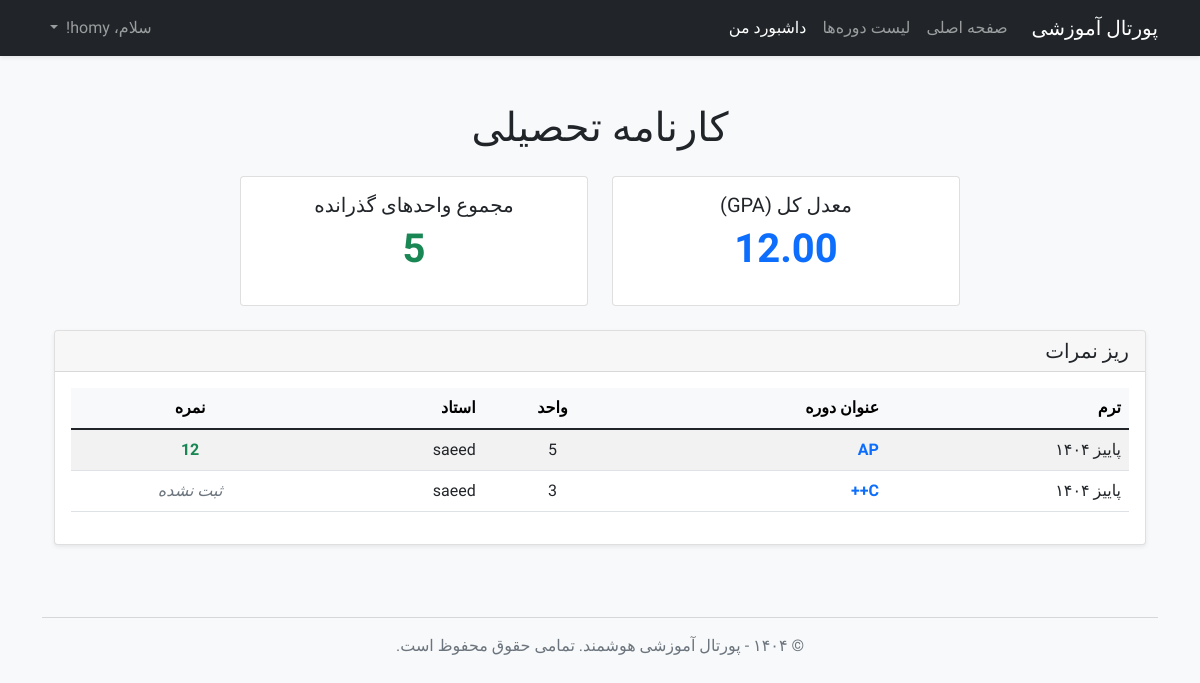
Before: /transcript (signed in) with the older database file.
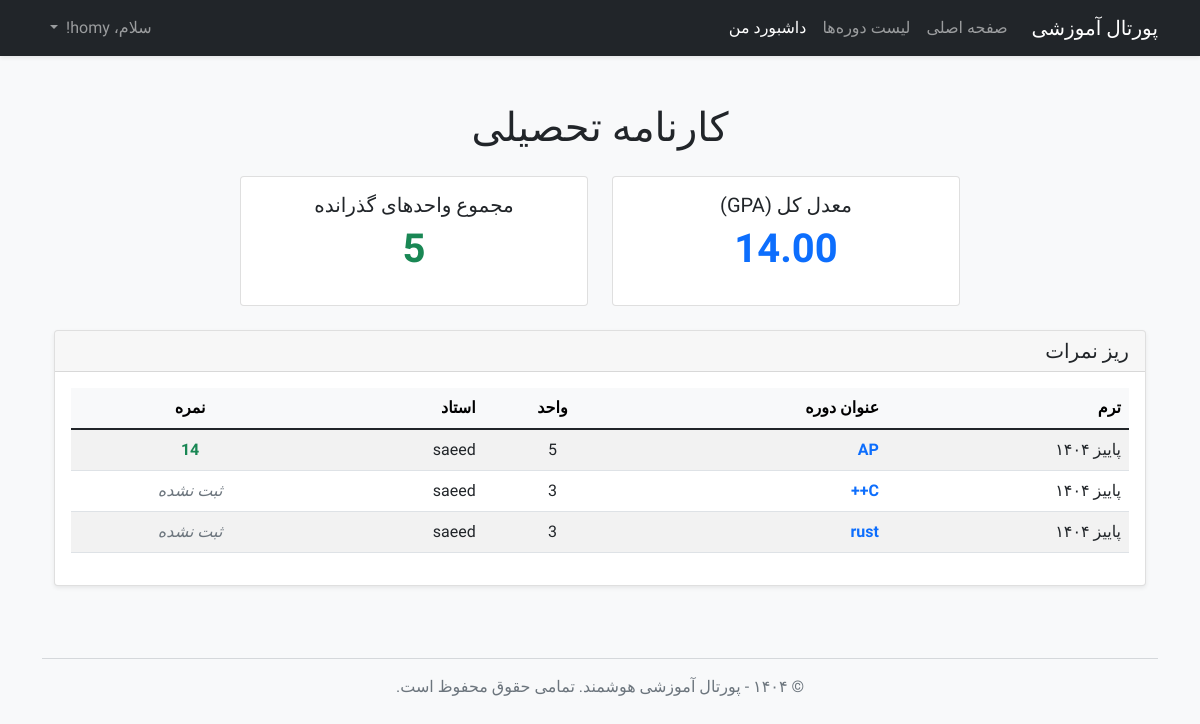
After: the same page with the newer database file.
### app/models.py (models this page shows, shortened)
class Enrollment(db.Model):
    id = db.Column(db.Integer, primary_key=True)
    user_id = db.Column(db.Integer, db.ForeignKey('user.id'))
    course_id = db.Column(db.Integer, db.ForeignKey('course.id'))
    status = db.Column(db.String(20), default='enrolled', nullable=False)
    grade = db.Column(db.Integer, nullable=True)

class Term(db.Model):
    id = db.Column(db.Integer, primary_key=True)
    name = db.Column(db.String(140), nullable=False, unique=True)
    is_active = db.Column(db.Boolean, default=False, nullable=False)
    courses = db.relationship('Course', backref='term', lazy='dynamic')

class Course(db.Model):
    id = db.Column(db.Integer, primary_key=True)
    title = db.Column(db.String(140), nullable=False)
    description = db.Column(db.Text)
    credits = db.Column(db.Integer, nullable=False, default=3)
    day_of_week = db.Column(db.String(20), nullable=False)
    start_time = db.Column(db.Time, nullable=False)
    end_time = db.Column(db.Time, nullable=False)
    capacity = db.Column(db.Integer, default=20)
    instructor_id = db.Column(db.Integer, db.ForeignKey('user.id'))
    term_id = db.Column(db.Integer, db.ForeignKey('term.id'), nullable=False)
    enrollments = db.relationship('Enrollment', backref='course', lazy='dynamic', foreign_keys='Enrollment.course_id')
    prereqs = db.relationship(
        'Course', secondary=prerequisites,
        primaryjoin=(prerequisites.c.course_id == id),
        secondaryjoin=(prerequisites.c.prerequisite_id == id),
        backref=db.backref('is_prereq_for', lazy='dynamic'),
        lazy='dynamic'
    )

class User(UserMixin, db.Model):
    id = db.Column(db.Integer, primary_key=True)
    username = db.Column(db.String(64), index=True, unique=True, nullable=False)
    email = db.Column(db.String(120), index=True, unique=True, nullable=False)
    password_hash = db.Column(db.String(128))
    role = db.Column(db.String(20), nullable=False, default='student')
    enrollments = db.relationship('Enrollment', backref='student', lazy='dynamic', foreign_keys='Enrollment.user_id')
    taught_courses = db.relationship('Course', backref='instructor', lazy='dynamic',
                                     foreign_keys='Course.instructor_id')

### app/routes.py (the view)
@app.route('/transcript')
@login_required
def transcript():
    if current_user.role != 'student':
        abort(403)
    student_enrollments = Enrollment.query.filter_by(user_id=current_user.id).join(Course).join(Term).order_by(Term.name.desc(), Course.title).all()
    total_grade_points, total_credits, gpa = 0, 0, 0.0
    for enrollment in student_enrollments:
        if enrollment.grade is not None and enrollment.course.credits is not None:
            total_grade_points += enrollment.grade * enrollment.course.credits
            total_credits += enrollment.course.credits
    if total_credits > 0:
        gpa = total_grade_points / total_credits
    return render_template('transcript.html', title='کارنامه تحصیلی', enrollments=student_enrollments, total_credits=total_credits, gpa=gpa)

### app/models.py (called while the page is built)
@login.user_loader
def load_user(id):
    return User.query.get(int(id))

### app/templates/transcript.html
{% extends "base.html" %}
{% block content %}
<div class="container py-4">
    <h1 class="mb-4 text-center">کارنامه تحصیلی</h1>
    <div class="row justify-content-center mb-4 text-center">
        <div class="col-md-4">
            <div class="card">
                <div class="card-body">
                    <h5 class="card-title">معدل کل (GPA)</h5>
                    <p class="display-6 fw-bold text-primary">{{ "%.2f"|format(gpa) }}</p>
                </div>
            </div>
        </div>
        <div class="col-md-4">
            <div class="card">
                <div class="card-body">
                    <h5 class="card-title">مجموع واحدهای گذرانده</h5>
                    <p class="display-6 fw-bold text-success">{{ total_credits }}</p>
                </div>
            </div>
        </div>
    </div>
    <div class="card shadow-sm">
        <div class="card-header">
            <h5 class="mb-0">ریز نمرات</h5>
        </div>
        <div class="card-body">
            <div class="table-responsive">
                <table class="table table-striped table-hover">
                    <thead class="table-light">
                        <tr>
                            <th>ترم</th>
                            <th>عنوان دوره</th>
                            <th class="text-center">واحد</th>
                            <th>استاد</th>
                            <th class="text-center">نمره</th>
                        </tr>
                    </thead>
                    <tbody>
                        {% for enrollment in enrollments %}
                        <tr>
                            <td>{{ enrollment.course.term.name }}</td>
                            <td>
                                <a href="{{ url_for('course_detail', course_id=enrollment.course.id) }}" class="text-decoration-none fw-bold">
                                    {{ enrollment.course.title }}
                                </a>
                            </td>
                            <td class="text-center">{{ enrollment.course.credits }}</td>
                            <td>{{ enrollment.course.instructor.username }}</td>
                            <td class="text-center">
                                {% if enrollment.grade is not none %}
                                    <span class="fw-bold {% if enrollment.grade >= 10 %}text-success{% else %}text-danger{% endif %}">
                                        {{ enrollment.grade }}
                                    </span>
                                {% else %}
                                    <span class="text-muted fst-italic">ثبت نشده</span>
                                {% endif %}
                            </td>
                        </tr>
                        {% else %}
                        <tr>
                            <td colspan="5" class="text-center text-muted py-4">هیچ دوره‌ای برای نمایش وجود ندارد.</td>
                        </tr>
                        {% endfor %}
                    </tbody>
                </table>
            </div>
        </div>
    </div>
</div>
{% endblock %}

Changed rows visible on the page:
changed Enrollment "AP": grade "12" → "14"
added Enrollment: course.term.name "پاییز ۱۴۰۴", course "rust", course.credits "3", course.instructor.username "saeed", shows "ثبت نشده"
Other visible differences:
{{ "%.2f"|format(gpa) }}: "12.00" → "14.00"
